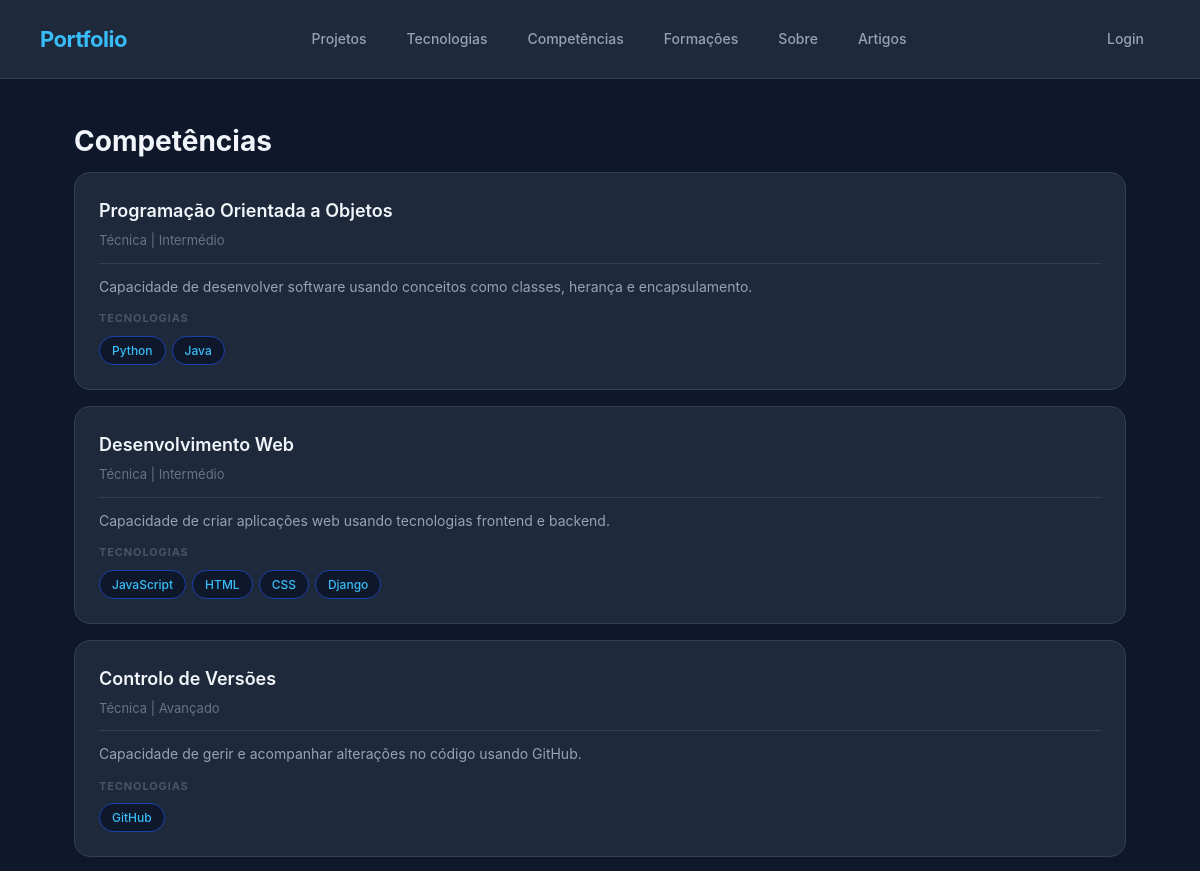
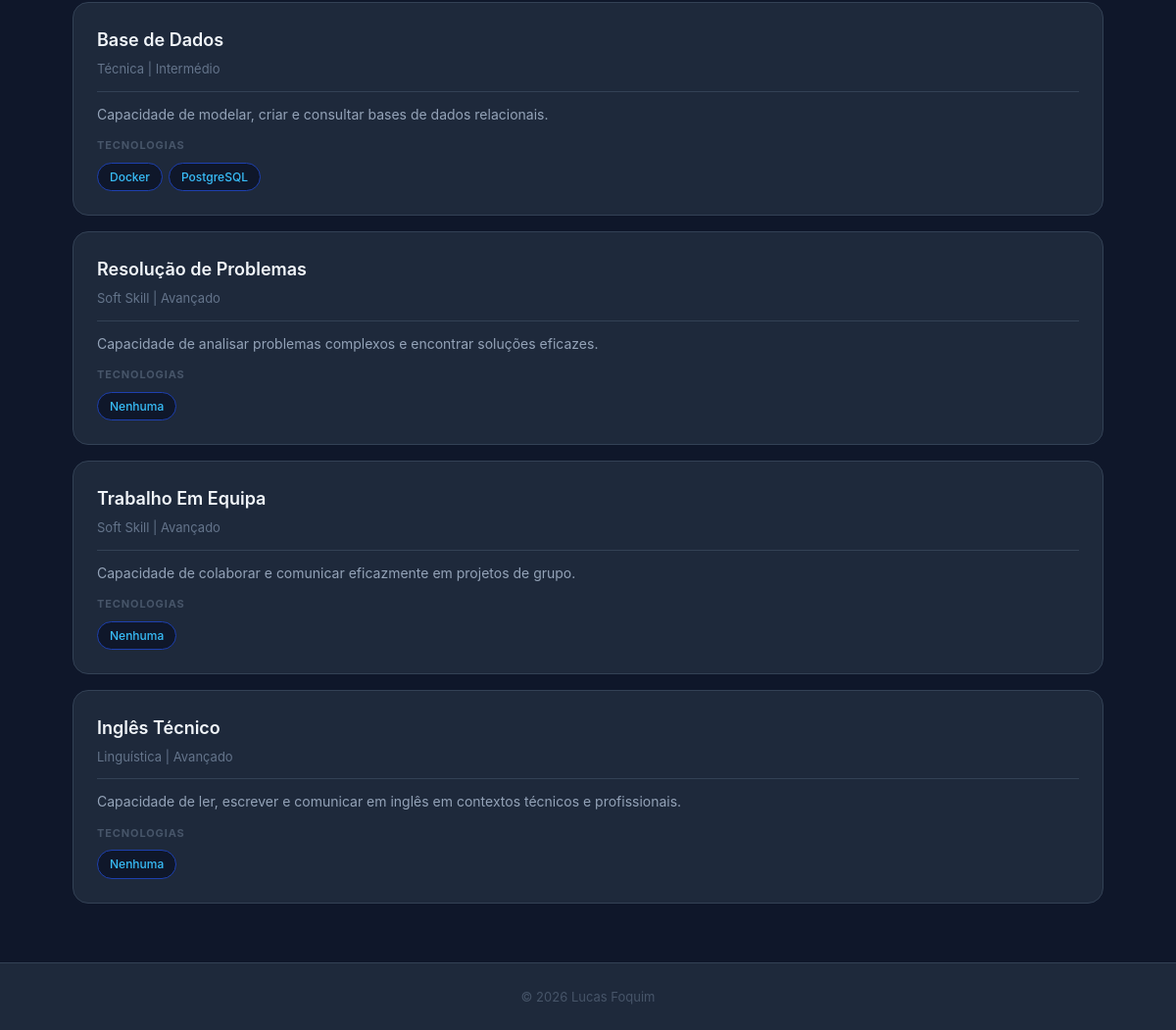
Screenshot of /portfolio/competencias/ with the database file from the repository (2 pictures, top to bottom).
### portfolio/models.py (models this page shows, shortened)
class Competencia(models.Model):
    TIPO_CHOICES = [
        ('tecnica', 'Técnica'),
        ('soft', 'Soft Skill'),
        ('linguistica', 'Linguística'),
    ]
    NIVEL_CHOICES = [
        ('basico', 'Básico'),
        ('intermedio', 'Intermédio'),
        ('avancado', 'Avançado'),
    ]
    nome = models.CharField(max_length=200)
    tipo = models.CharField(max_length=50, choices=TIPO_CHOICES)
    descricao = models.TextField(blank=True)
    nivel = models.CharField(max_length=50, choices=NIVEL_CHOICES, default='intermedio')
    tecnologias = models.ManyToManyField(Tecnologia, related_name='competencias', blank=True)

class Tecnologia(models.Model):
    TIPO_CHOICES = [
    ('linguagem', 'Linguagem'),
    ('framework', 'Framework'),
    ('ferramenta', 'Ferramenta'),
    ('base_dados', 'Base de Dados'),
    ('frontend', 'Frontend'),
    ('backend', 'Backend'),
    ('storage', 'Storage'),
    ('outro', 'Outro'),
]
    NIVEL_CHOICES = [
        (1, ' Iniciante'),
        (2, ' Básico'),
        (3, ' Intermédio'),
        (4, ' Avançado'),
        (5, ' Expert'),
    ]
    nome = models.CharField(max_length=100)
    tipo = models.CharField(max_length=50, choices=TIPO_CHOICES)
    logo = models.ImageField(upload_to='tecnologias/', blank=True)
    url_site = models.URLField(blank=True)
    nivel_interesse = models.IntegerField(choices=NIVEL_CHOICES, default=3)
    descricao = models.TextField(blank=True)

### portfolio/views.py (the view)
# urls.py: path('competencias/', views.competencias_view, name='competencias'),
def competencias_view(request):
    competencias = Competencia.objects.prefetch_related('tecnologias').all()
    return render(request, 'portfolio/competencias.html', {'competencias': competencias})

### portfolio/templates/portfolio/competencias.html (shortened to what this page needs)
{% extends "portfolio/base.html" %}
{% block content %}
<h2>Competências</h2>
<section>
    {% for competencia in competencias %}
    <article>
        <header>
            <h3>{{ competencia.nome }}</h3>
            <p>{{ competencia.get_tipo_display }} | {{ competencia.get_nivel_display }}</p>
        </header>
        <section>
            <p>{{ competencia.descricao }}</p>
            <h4>Tecnologias</h4>
            <ul>
                {% for t in competencia.tecnologias.all %}
                    <li>{{ t.nome }}</li>
                {% empty %}
                    <li>Nenhuma</li>
                {% endfor %}
            </ul>
        </section>
    </article>
    {% empty %}
        <p>Sem competências ainda.</p>
    {% endfor %}
</section>
{% endblock %}

### portfolio/static/portfolio/styles.css (style rules this page uses)
* { box-sizing: border-box; margin: 0; padding: 0; }
body { font-family: "Inter", "Segoe UI", system-ui, -apple-system, sans-serif; background: #0f172a; color: #e2e8f0; line-height: 1.6; }
h2 { font-size: 28px; font-weight: 700; color: #f1f5f9; margin-bottom: 8px; }
section > article { background: #1e293b; border: 1px solid #334155; border-radius: 16px; padding: 24px; margin-bottom: 16px; transition: all 0.25s ease; display: flex; flex-direction: column; gap: 12px; }
article > header { border-bottom: 1px solid #334155; padding-bottom: 12px; }
article > header h3 { font-size: 18px; font-weight: 600; color: #f1f5f9; margin-bottom: 4px; }
article > header p { font-size: 13px; color: #64748b; }
article > section { color: #94a3b8; font-size: 14px; }
article > section p { margin-bottom: 10px; }
article > section h4 { font-size: 11px; text-transform: uppercase; letter-spacing: 0.08em; color: #475569; margin-bottom: 8px; margin-top: 12px; }
article > section ul { list-style: none; display: flex; flex-wrap: wrap; gap: 6px; }
article > section ul li { background: #0f172a; color: #38bdf8; border: 1px solid #1e40af; padding: 4px 12px; border-radius: 999px; font-size: 12px; font-weight: 500; }

### rows the page displays
Competencia: nome "Programação Orientada a Objetos", tipo "Técnica", nivel "Intermédio", descricao "Capacidade de desenvolver software usando conceitos como classes, herança e encapsulamento."
Tecnologia: nome "Python"
Tecnologia: nome "Java"
Competencia: nome "Desenvolvimento Web", tipo "Técnica", nivel "Intermédio", descricao "Capacidade de criar aplicações web usando tecnologias frontend e backend."
Tecnologia: nome "JavaScript"
Tecnologia: nome "HTML"
Tecnologia: nome "CSS"
Tecnologia: nome "Django"
Competencia: nome "Controlo de Versões", tipo "Técnica", nivel "Avançado", descricao "Capacidade de gerir e acompanhar alterações no código usando GitHub."
Tecnologia: nome "GitHub"
Competencia: nome "Base de Dados", tipo "Técnica", nivel "Intermédio", descricao "Capacidade de modelar, criar e consultar bases de dados relacionais."
Tecnologia: nome "Docker"
Tecnologia: nome "PostgreSQL"
Competencia: nome "Resolução de Problemas", tipo "Soft Skill", nivel "Avançado", descricao "Capacidade de analisar problemas complexos e encontrar soluções eficazes."
Competencia: nome "Trabalho Em Equipa", tipo "Soft Skill", nivel "Avançado", descricao "Capacidade de colaborar e comunicar eficazmente em projetos de grupo."
Competencia: nome "Inglês Técnico", tipo "Linguística", nivel "Avançado", descricao "Capacidade de ler, escrever e comunicar em inglês em contextos técnicos e profissionais."
